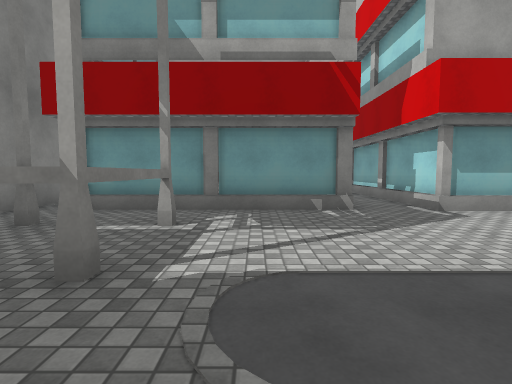
view 1 (above)

24 first-person views from a walk through a Unity game level. The camera is 1.3 m above the floor, tilts 4° down and sees 85° across. The floor is counted in squares, 2 m on a side. Each view is taken from the middle of a square. On the plan, view 1 faces up. The plan holds only what a view shows up to about 9 squares ahead; the rest is blank. The place goes on beyond the plan. Surface patterns are stand-ins for the level's own textures.

view 2
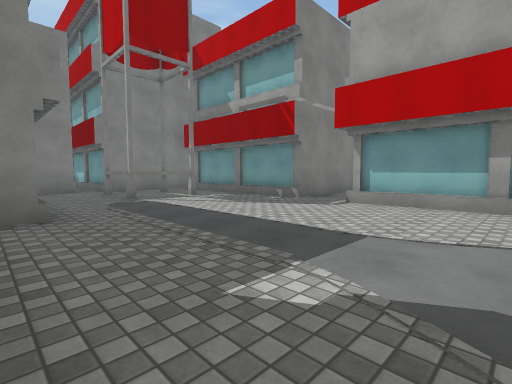

view 3
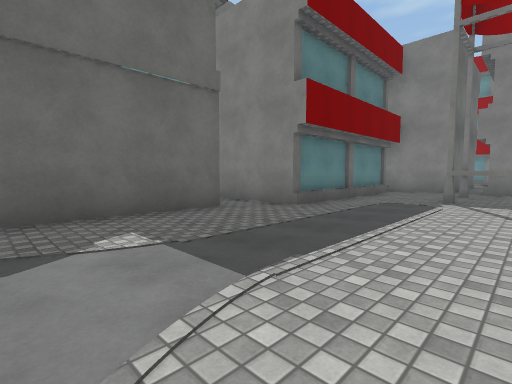

view 4
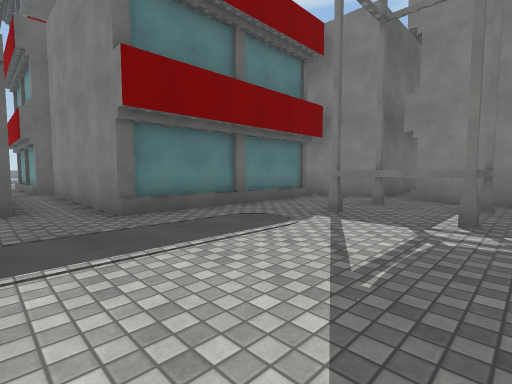

view 5
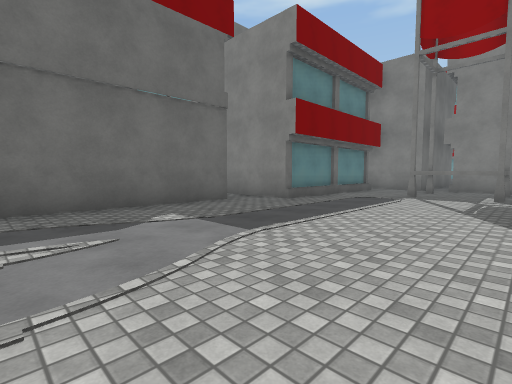

view 6
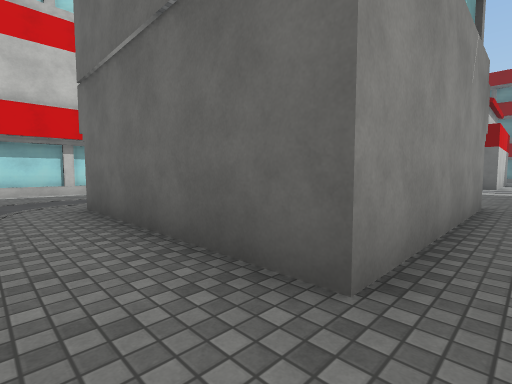

view 7
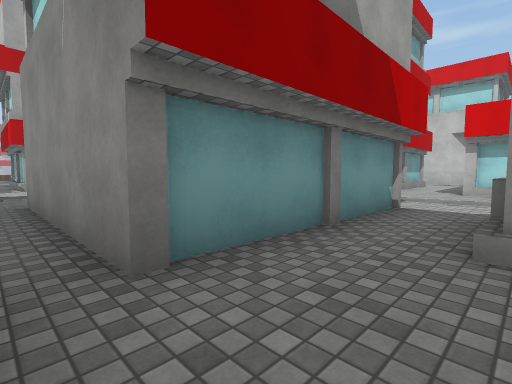

view 8
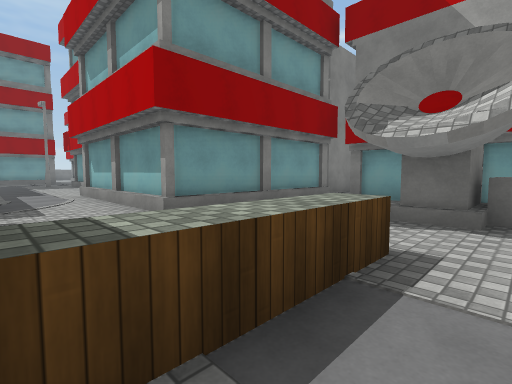

view 9
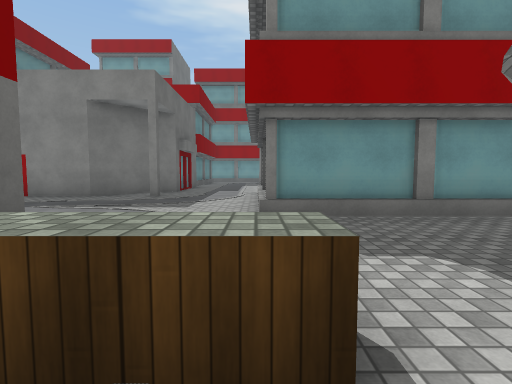

view 10
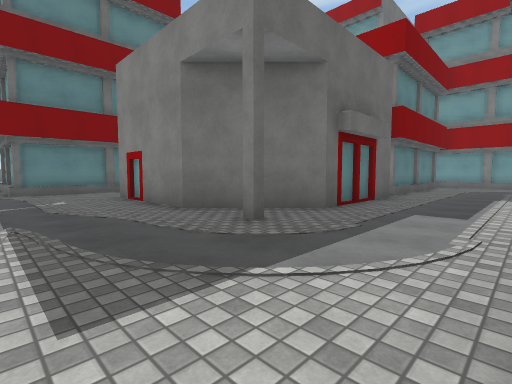

view 11
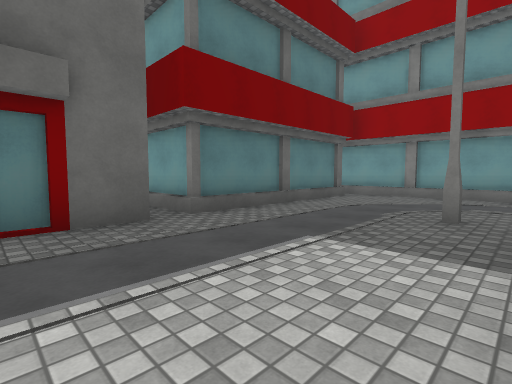

view 12
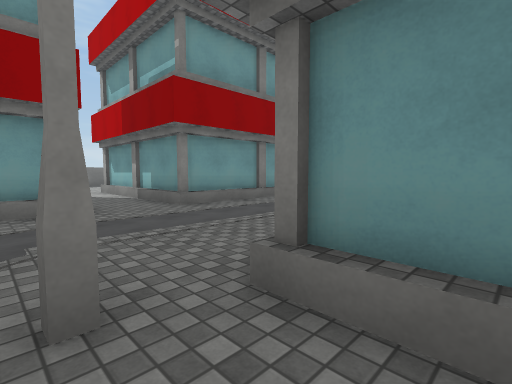

view 13
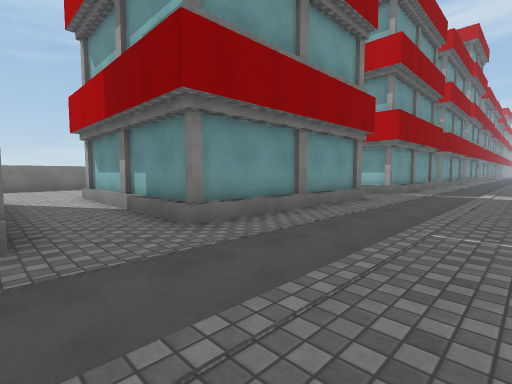

view 14
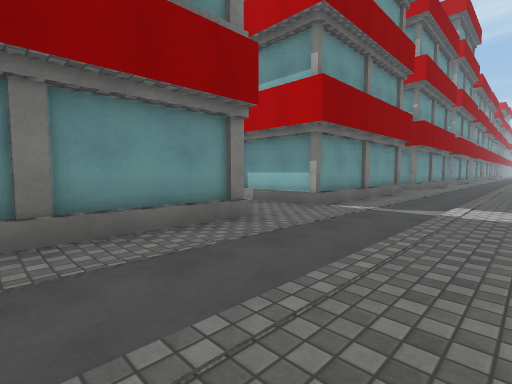

view 15
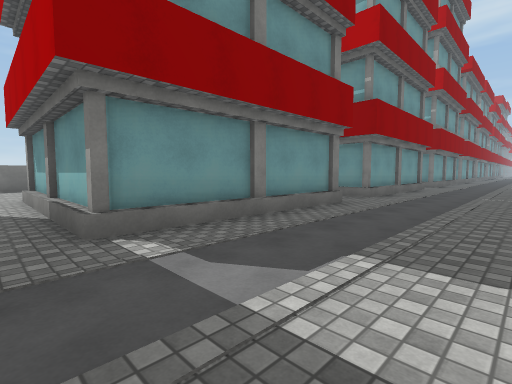

view 16
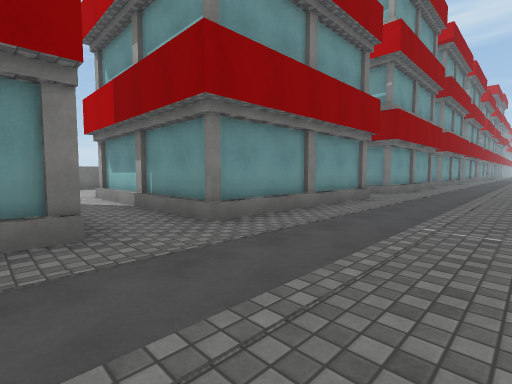

view 17
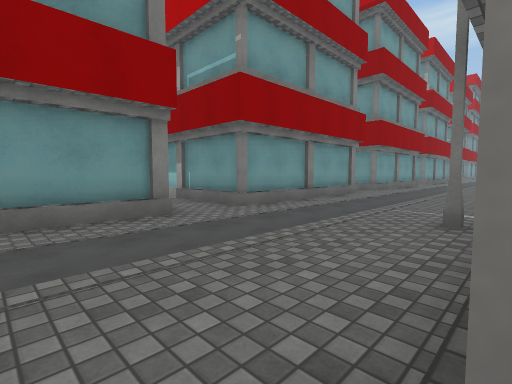

view 18
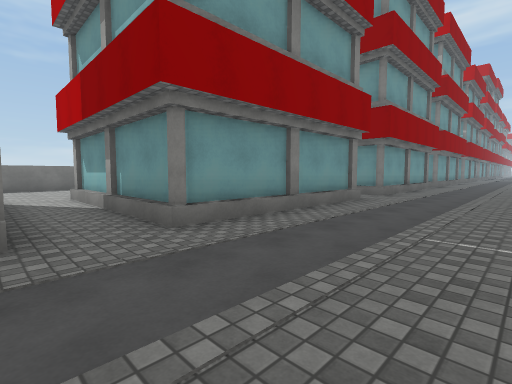

view 19
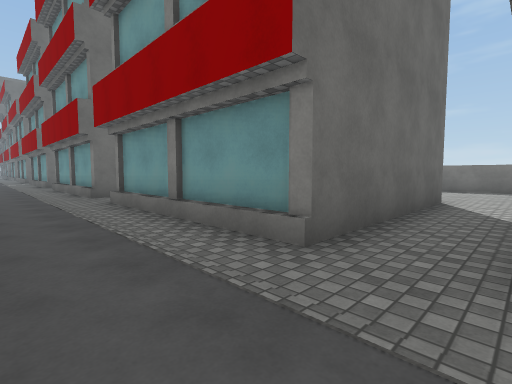

view 20
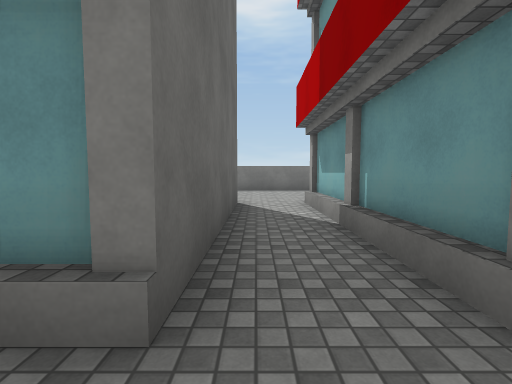

view 21
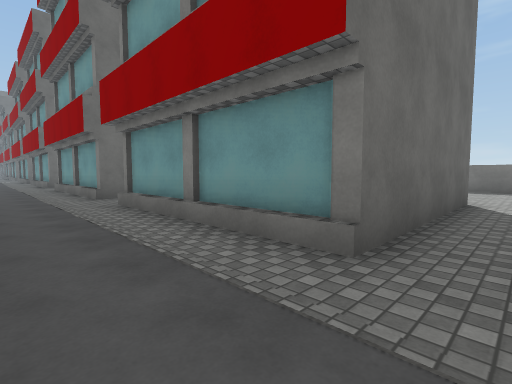

view 22
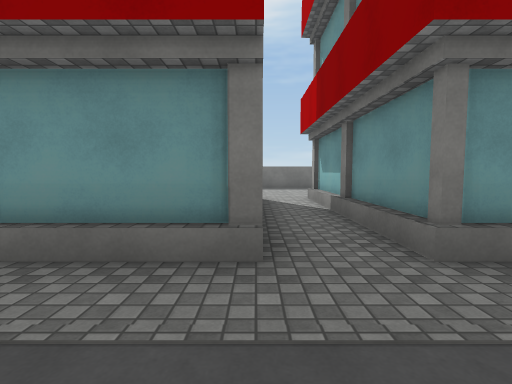

view 23
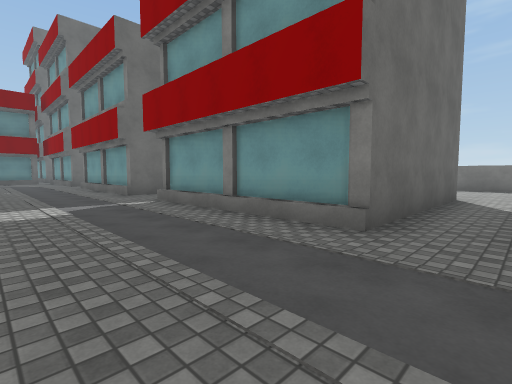

view 24
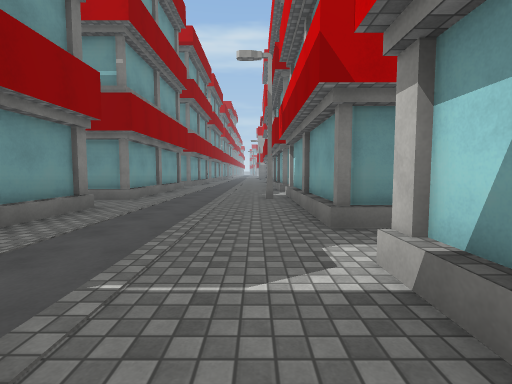

### Floor plan
Key: @ floor where view 1 was taken; # wall or solid block; x gap in a wall; . floor; / step, stairs or slope; ^ raised ledge; T thing the floor can be seen under or through; G garage; O other object.
Columns run from 23 left of view 1 to 7 right of it. Each row starts with its distance up from view 1.
 25      #####.
 24    ..........
 23 #....#####/..
 22          #/..
 21          #/..
 20          #/..
 19      #####/...
 18   ...//////...
 17 #.............
 16  ....#####....
 15          #....
 14          #....
 13          #....#
 12   ...#####....#
 11   ............#
 10          #/...#
  9          #/...##          .#
  8          #/.....        # .#
  7          #/...#         #..#
  6      #####/...#   #     #..#
  5    ..//////...    #.#####..###
  4    ...........    #............
  3      ######...    #.#.T........
  2          ##...    #.#.T........
  1          #....    #............
  0          #....    #....@.......
 -1     .#####....    # #####......
 -2     ..........          #.#####
 -3          .....          #.#
 -4          ##...          #.#
 -5          ##...          #.#
 -6          #....          #/#####
 -7          #....          #/.....
 -8   ...#####....          #/..OO.
 -9   ............##        #/..O.
-10          #....///// #####/....
-11          #....#.....//////. ^.
-12          #...............   ^.
-13          #...............   ^.
-14           x#####.###.G...
-15                #.  ##....
-16                #    ##...
-17                      #...
-18                      #...
-19                      ....
-20                      ....
-21                      ###
-22                        #
-23                        #

Positions as (right, up) in squares from view 1, and headings:
1: (0, 0), facing up
2: (6, -1), facing up-left
3: (6, 3), facing down-left
4: (3, 4), facing down-left
5: (7, 4), facing down-left
6: (2, 0), facing down-right
7: (2, -8), facing up-right
8: (6, -13), facing up-left
9: (6, -11), facing left
10: (1, -11), facing down-left
11: (-5, -10), facing down-left
12: (-8, -11), facing up-left
13: (-10, -10), facing up-left
14: (-10, -6), facing up-left
15: (-10, -2), facing up-left
16: (-10, 3), facing up-left
17: (-9, 8), facing up-left
18: (-10, 10), facing up-left
19: (-11, 18), facing down-left
20: (-12, 17), facing left
21: (-11, 24), facing down-left
22: (-11, 23), facing left
23: (-10, 5), facing down-left
24: (-10, 5), facing up
